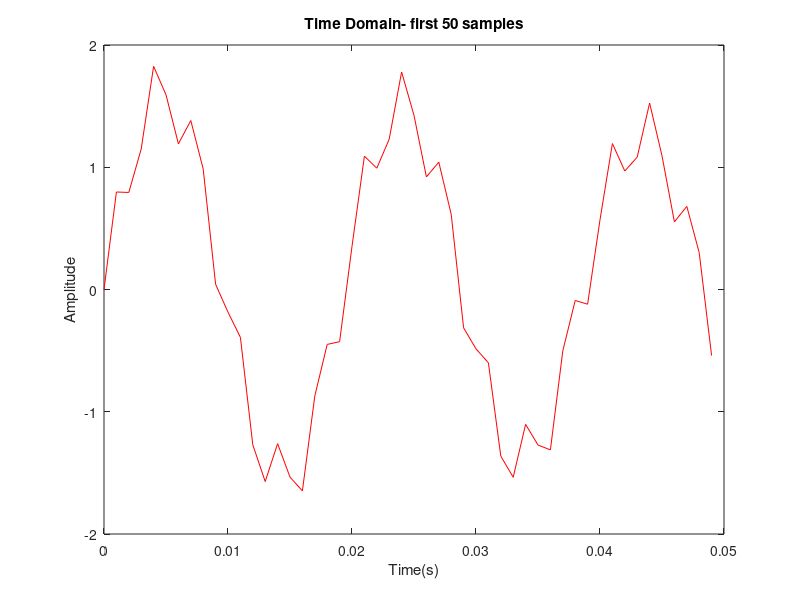
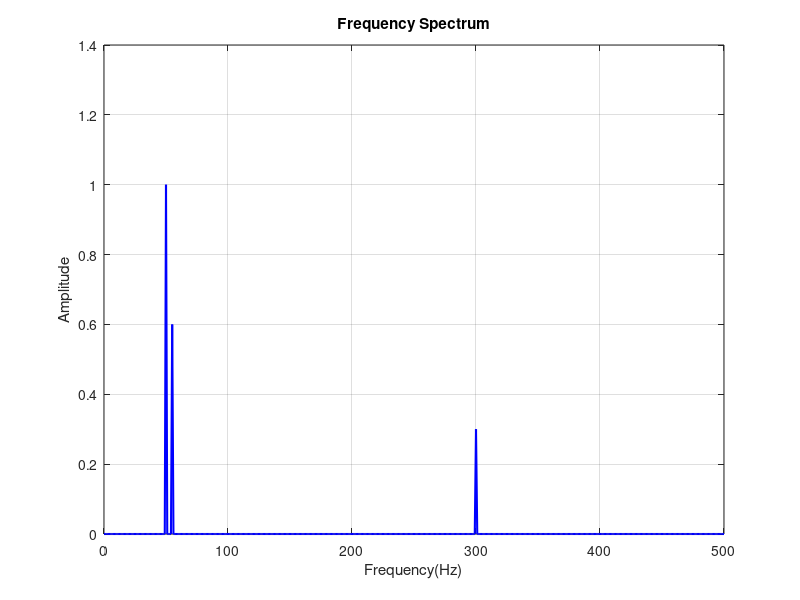
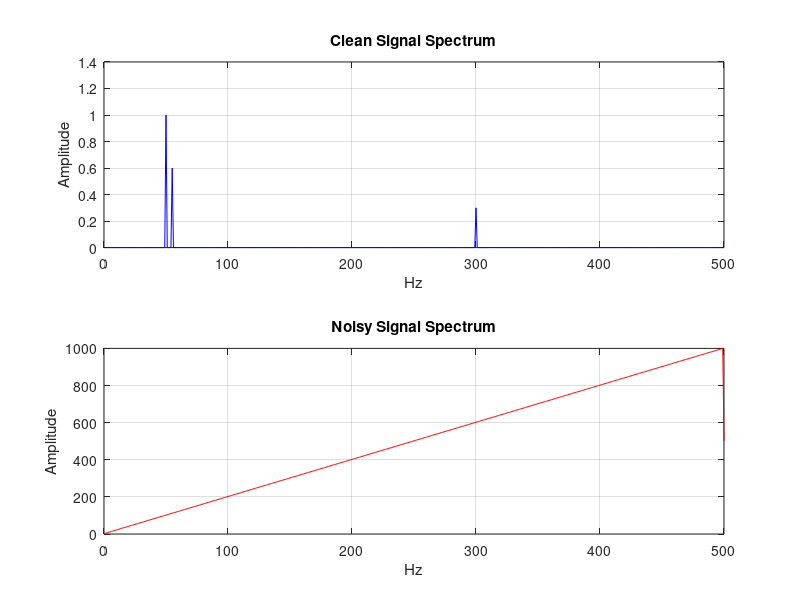

MATLAB code for these plots, in order:
%--- creating 3 signals---
Fs=1000; % Sampling Frequency
T=1/Fs; %Time between each sample
t= 0:T:1-T; % 1 second of time, 1000 points in total

f1= 50; A1=1.0;
f2= 55; A2=0.6;
f3=300; A3=0.3;


%mix all three
signal= A1*sin(2*pi*f1*t)+A2*sin(2*pi*f2*t)+A3*sin(2*pi*f3*t);
%plot y the time domain (first 50ms)
plot(t(1:50), signal(1:50), 'r');
title('Time Domain- first 50 samples');
xlabel('Time(s)');
ylabel('Amplitude');


N=length(signal); % Number of Samples (1000)
Y= fft(signal);
% FFT is complex. it has real and imaginary parts

%We want the magnitude(how strong each frequency is
magnitude= abs(Y)/N; %Divide by N to normalize the amplitude

%The FFT produces N values but the 2nd half is a mirror of the first
magnitude=magnitude(1:N/2+1); %We keep the first half only(the one sided spectrum
magnitude(2:end -1)=2*magnitude(2:end -1);  %Double to compensate

%Build the matching frequency axis (0 Hz upto Fs/2)
f=Fs*(0:N/2)/N;

%Plotting the frequency spectrum
figure;
plot(f, magnitude, 'b', 'linewidth', 1.5);
title('Frequency Spectrum');
xlabel('Frequency(Hz)');
ylabel('Amplitude');
grid on;


%Adding Noise
noise= 0.5*randn(size(t));
noisy_signal= signal+noise;
Y_noisy=fft(noisy_signal);
mag_noisy=abs(Y_noisy)/N;
mag_noisy=(1:N/2+1);
mag_noisy(2:end-1)= 2*mag_noisy(2:end-1);

figure;
subplot(2, 1,1);
plot(f, magnitude, 'b');
title('Clean Signal Spectrum');
xlabel('Hz'); ylabel('Amplitude'); grid on;

subplot(2, 1,2);
plot(f, mag_noisy, 'r');
title('Noisy Signal Spectrum');
xlabel('Hz'); ylabel('Amplitude');  grid on;
